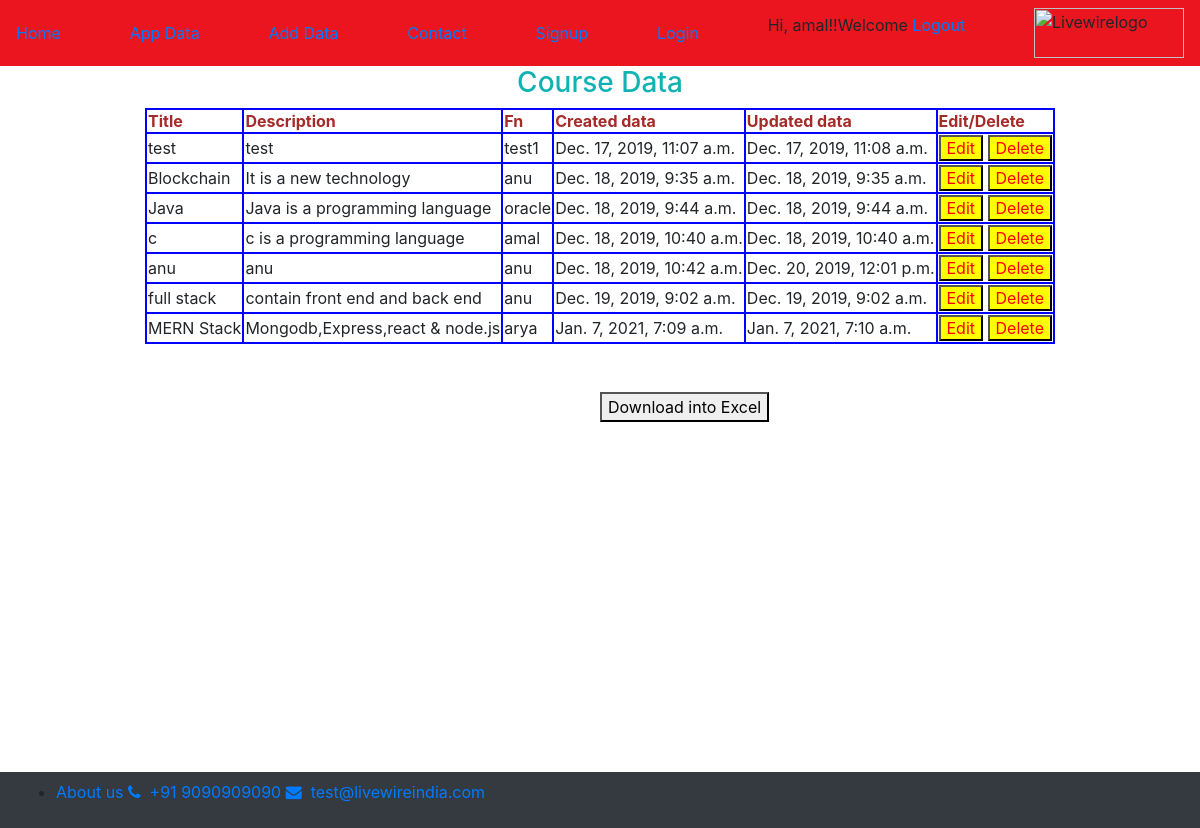
Screenshot of /todos/ (signed in) with the database file from the repository.
### todo/models.py (models this page shows)
class Todo(models.Model):
    title = models.CharField(max_length=255)
    description = models.TextField()
    fn=models.CharField(max_length=200)
    created_at=models.DateTimeField(auto_now_add=True)
    updated_at=models.DateTimeField(auto_now=True)
    user=models.ForeignKey(User, on_delete=models.CASCADE,null=True)

### todo/views.py (the view)
# urls.py: url(r'^todos/$',todolist,name='todolist'),
@login_required
def todolist(request):
    alltodos=Todo.objects.all()
    return render(request,'todolist.html',{'todos':alltodos})

### templates/todolist.html (shortened to what this page needs)
{% extends 'base.html'%}
{%block content%}
 <link rel="stylesheet" href="https://cdnjs.cloudflare.com/ajax/libs/font-awesome/4.7.0/css/font-awesome.min.css">
<h3 align="center">Course Data</h3>
<table align="center" id="table">
  <thead>
     <tr>
        <th>Title</th>
		<th>Description</th>
		<th>Fn</th>
		<th>Created data</th>
		<th>Updated data</th>
		<th>Edit/Delete</th>
     </tr>
  </thead>
  <tbody>
  {%for todo in todos%}
     <tr>
	   <td>{{todo.title}}</td>
	   <td>{{todo.description}}</td>
	   <td>{{todo.fn}}</td>
	   <td>{{todo.created_at}}</td>
	   <td>{{todo.updated_at}}</td>
	   <td>
	    <a href="{%url 'todo:todoedit' todo.id%}">
		<button style="color:red; background-color:yellow">Edit</button></a>
		<a href="{%url 'todo:tododelete' todo.id%}">
		<button style="color:red; background-color:yellow">Delete</button></a>
	   </td>
	 </tr>
  {%endfor%}
  </tbody>
</table>
<br><br>
<button style="margin-left:600px"><a id="downloadLink" onclick="exportF(this)">Download into Excel</a></button>
<nav class="navbar navbar-dark bg-dark" style="margin-top:350px">
<ul >
<li>
<a href="http://127.0.0.1:8000/">About us</a>
<a href="http://127.0.0.1:8000/"><i class="fa fa-phone" aria-hidden="true"></i>&nbsp;&nbsp;+91 9090909090</a>
<a href="http://127.0.0.1:8000/"><i class="fa fa-envelope" aria-hidden="true"></i>&nbsp;&nbsp;test@livewireindia.com</a>
</li>
</ul>
</nav>
{%endblock%}

### templates/navbar.html (shortened to what this page needs)
<nav class="navbar navbar-red bg-red anu">
<a href="http://127.0.0.1:8000/">Home</a>
<a href="http://127.0.0.1:8000/todos/">App Data</a>
<a href="http://127.0.0.1:8000/todos/add/">Add Data</a>
<a href="http://127.0.0.1:8000/todos/about/">Contact</a>
<a href="http://127.0.0.1:8000/account/signup/">Signup</a>
<a href="http://127.0.0.1:8000/account/login/">Login</a>
<div>
{%if user.is_authenticated%}
<p>Hi, {{user.username}}!!Welcome <a href="{%url 'logout' %}">Logout</a></p>
{%endif%}
</div>
<img width="150px" height="50px" src="https://support.livewireindia.com/tmp/images/live_wire_logo.jpg" alt="Livewirelogo">
</nav>

### templates/navbar.html (style rules this page uses)
.anu { background-color:#ea151f; }

### templates/todolist.html (style rules this page uses)
th,td,tr { border:2px solid blue }
h3 { color:#0fb3b3 }
th { color:brown }

### rows the page displays
Todo: title "test", description "test", fn "test1", created_at "Dec. 17, 2019, 11:07 a.m.", updated_at "Dec. 17, 2019, 11:08 a.m."
Todo: title "Blockchain", description "It is a new technology", fn "anu", created_at "Dec. 18, 2019, 9:35 a.m.", updated_at "Dec. 18, 2019, 9:35 a.m."
Todo: title "Java", description "Java is a programming language", fn "oracle", created_at "Dec. 18, 2019, 9:44 a.m.", updated_at "Dec. 18, 2019, 9:44 a.m."
Todo: title "c", description "c is a programming language", fn "amal", created_at "Dec. 18, 2019, 10:40 a.m.", updated_at "Dec. 18, 2019, 10:40 a.m."
Todo: title "anu", description "anu", fn "anu", created_at "Dec. 18, 2019, 10:42 a.m.", updated_at "Dec. 20, 2019, 12:01 p.m."
Todo: title "full stack", description "contain front end and back end", fn "anu", created_at "Dec. 19, 2019, 9:02 a.m.", updated_at "Dec. 19, 2019, 9:02 a.m."
Todo: title "MERN Stack", description "Mongodb,Express,react & node.js", fn "arya", created_at "Jan. 7, 2021, 7:09 a.m.", updated_at "Jan. 7, 2021, 7:10 a.m."

### other values shown
{{ user.username }} "amal"
